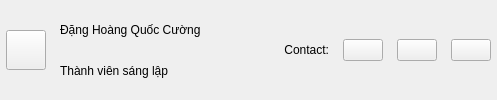
             <widget class="QFrame" name="memberRow5">
              <property name="frameShape">
               <enum>QFrame::Shape::NoFrame</enum>
              </property>
              <property name="class" stdset="0">
               <string>memberRow</string>
              </property>
              <layout class="QHBoxLayout" name="memberRow5Layout">
               <property name="spacing">
                <number>14</number>
               </property>
               <property name="leftMargin">
                <number>6</number>
               </property>
               <property name="topMargin">
                <number>10</number>
               </property>
               <property name="rightMargin">
                <number>6</number>
               </property>
               <property name="bottomMargin">
                <number>10</number>
               </property>
               <item>
                <widget class="QToolButton" name="avatarMember5">
                 <property name="minimumSize">
                  <size>
                   <width>40</width>
                   <height>40</height>
                  </size>
                 </property>
                 <property name="maximumSize">
                  <size>
                   <width>40</width>
                   <height>40</height>
                  </size>
                 </property>
                 <property name="focusPolicy">
                  <enum>Qt::FocusPolicy::NoFocus</enum>
                 </property>
                 <property name="text">
                  <string/>
                 </property>
                 <property name="class" stdset="0">
                  <string>avatar</string>
                 </property>
                 <property name="iconName" stdset="0">
                  <string>fa5s.user</string>
                 </property>
                 <property name="iconColor" stdset="0">
                  <string>#94a3b8</string>
                 </property>
                </widget>
               </item>
               <item>
                <widget class="QWidget" name="nameColumnMember5" native="true">
                 <property name="minimumSize">
                  <size>
                   <width>210</width>
                   <height>0</height>
                  </size>
                 </property>
                 <property name="maximumSize">
                  <size>
                   <width>210</width>
                   <height>16777215</height>
                  </size>
                 </property>
                 <layout class="QVBoxLayout" name="nameColumnMember5Layout">
                  <property name="spacing">
                   <number>3</number>
                  </property>
                  <property name="leftMargin">
                   <number>0</number>
                  </property>
                  <property name="topMargin">
                   <number>0</number>
                  </property>
                  <property name="rightMargin">
                   <number>0</number>
                  </property>
                  <property name="bottomMargin">
                   <number>0</number>
                  </property>
                  <item>
                   <widget class="QLabel" name="nameMember5">
                    <property name="text">
                     <string>Đặng Hoàng Quốc Cường</string>
                    </property>
                    <property name="class" stdset="0">
                     <string>memberName</string>
                    </property>
                   </widget>
                  </item>
                  <item>
                   <layout class="QHBoxLayout" name="roleMember5Layout">
                    <property name="spacing">
                     <number>0</number>
                    </property>
                    <property name="leftMargin">
                     <number>0</number>
                    </property>
                    <property name="topMargin">
                     <number>0</number>
                    </property>
                    <property name="rightMargin">
                     <number>0</number>
                    </property>
                    <property name="bottomMargin">
                     <number>0</number>
                    </property>
                    <item>
                     <widget class="QLabel" name="roleMember5">
                      <property name="text">
                       <string>Thành viên sáng lập</string>
                      </property>
                      <property name="class" stdset="0">
                       <string>memberRole</string>
                      </property>
                     </widget>
                    </item>
                    <item>
                     <spacer name="roleMember5Spacer">
                      <property name="orientation">
                       <enum>Qt::Orientation::Horizontal</enum>
                      </property>
                      <property name="sizeHint" stdset="0">
                       <size>
                        <width>40</width>
                        <height>20</height>
                       </size>
                      </property>
                     </spacer>
                    </item>
                   </layout>
                  </item>
                 </layout>
                </widget>
               </item>
               <item>
                <widget class="QLabel" name="descMember5">
                 <property name="sizePolicy">
                  <sizepolicy hsizetype="Expanding" vsizetype="Preferred">
                   <horstretch>1</horstretch>
                   <verstretch>0</verstretch>
                  </sizepolicy>
                 </property>
                 <property name="text">
                  <string>Contact:</string>
                 </property>
                 <property name="alignment">
                  <set>Qt::AlignmentFlag::AlignRight|Qt::AlignmentFlag::AlignTrailing|Qt::AlignmentFlag::AlignVCenter</set>
                 </property>
                 <property name="wordWrap">
                  <bool>true</bool>
                 </property>
                 <property name="class" stdset="0">
                  <string>memberDesc</string>
                 </property>
                </widget>
               </item>
               <item>
                <widget class="QPushButton" name="btnGithub5">
                 <property name="cursor">
                  <cursorShape>PointingHandCursor</cursorShape>
                 </property>
                 <property name="toolTip">
                  <string>Xem GitHub</string>
                 </property>
                 <property name="text">
                  <string/>
                 </property>
                 <property name="class" stdset="0">
                  <string>socialButton</string>
                 </property>
                 <property name="iconName" stdset="0">
                  <string>fa5b.github</string>
                 </property>
                 <property name="iconColor" stdset="0">
                  <string>#0f172a</string>
                 </property>
                 <property name="url" stdset="0">
                  <string>https://github.com/dc1458</string>
                 </property>
                </widget>
               </item>
               <item>
                <widget class="QPushButton" name="btnLinkedin5">
                 <property name="cursor">
                  <cursorShape>PointingHandCursor</cursorShape>
                 </property>
                 <property name="toolTip">
                  <string>Xem LinkedIn</string>
                 </property>
                 <property name="text">
                  <string/>
                 </property>
                 <property name="class" stdset="0">
                  <string>socialButton</string>
                 </property>
                 <property name="iconName" stdset="0">
                  <string>fa5b.linkedin</string>
                 </property>
                 <property name="iconColor" stdset="0">
                  <string>#2563eb</string>
                 </property>
                 <property name="url" stdset="0">
                  <string>https://linkedin.com/in/dcisme</string>
                 </property>
                </widget>
               </item>
               <item>
                <widget class="QPushButton" name="btnEmail5">
                 <property name="cursor">
                  <cursorShape>PointingHandCursor</cursorShape>
                 </property>
                 <property name="toolTip">
                  <string>Gửi email</string>
                 </property>
                 <property name="text">
                  <string/>
                 </property>
                 <property name="class" stdset="0">
                  <string>socialButton</string>
                 </property>
                 <property name="iconName" stdset="0">
                  <string>fa5s.envelope</string>
                 </property>
                 <property name="iconColor" stdset="0">
                  <string>#64748b</string>
                 </property>
                 <property name="email" stdset="0">
                  <string>user5@gmail.com</string>
                 </property>
                </widget>
               </item>
              </layout>
             </widget>
